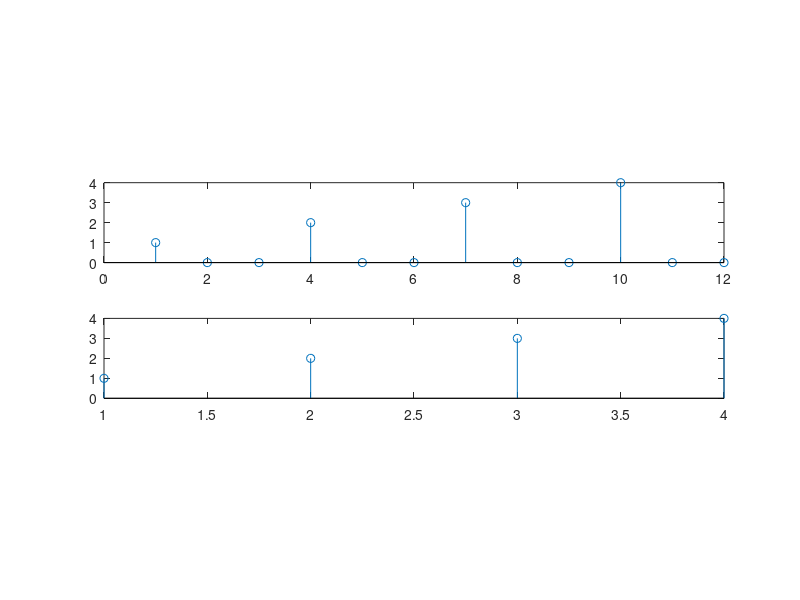

Write the MATLAB code that produced this figure.
clc 
clear all 
x = [1 2 3 4]
y = upsample(x,3)
stem(x)
subplot(4,1,2)
stem(y)
c = downsample(y,3)
subplot(4,1,3) 
stem(c)